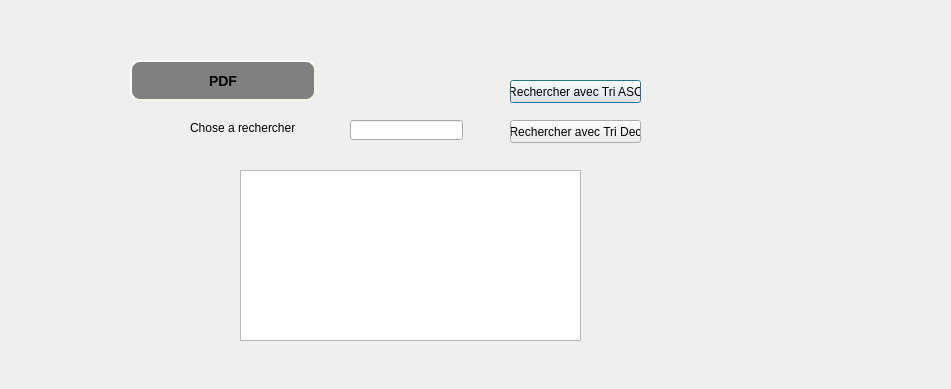
<?xml version="1.0" encoding="UTF-8"?>
<ui version="4.0">
 <class>SecDialog</class>
 <widget class="QDialog" name="SecDialog">
  <property name="geometry">
   <rect>
    <x>0</x>
    <y>0</y>
    <width>951</width>
    <height>389</height>
   </rect>
  </property>
  <property name="windowTitle">
   <string>Dialog</string>
  </property>
  <widget class="QPushButton" name="pushButton">
   <property name="geometry">
    <rect>
     <x>510</x>
     <y>80</y>
     <width>131</width>
     <height>23</height>
    </rect>
   </property>
   <property name="text">
    <string>Rechercher avec Tri ASC</string>
   </property>
  </widget>
  <widget class="QPushButton" name="pushButton_2">
   <property name="geometry">
    <rect>
     <x>510</x>
     <y>120</y>
     <width>131</width>
     <height>23</height>
    </rect>
   </property>
   <property name="text">
    <string>Rechercher avec Tri Dec</string>
   </property>
  </widget>
  <widget class="QLabel" name="label">
   <property name="geometry">
    <rect>
     <x>190</x>
     <y>120</y>
     <width>111</width>
     <height>16</height>
    </rect>
   </property>
   <property name="text">
    <string>Chose a rechercher</string>
   </property>
  </widget>
  <widget class="QPushButton" name="pdf_2">
   <property name="geometry">
    <rect>
     <x>130</x>
     <y>60</y>
     <width>186</width>
     <height>41</height>
    </rect>
   </property>
   <property name="styleSheet">
    <string notr="true">QPushButton#pdf_2 {
    background-color: grey;
    border-style: outset;
    border-width: 2px;
    border-radius: 10px;
    border-color: beige;
    font: bold 14px;
    min-width: 10em;
    padding: 6px;
}</string>
   </property>
   <property name="text">
    <string>PDF</string>
   </property>
  </widget>
  <widget class="QTableView" name="tabclient">
   <property name="geometry">
    <rect>
     <x>240</x>
     <y>170</y>
     <width>341</width>
     <height>171</height>
    </rect>
   </property>
  </widget>
  <widget class="QLineEdit" name="lineEdit_rechachat">
   <property name="geometry">
    <rect>
     <x>350</x>
     <y>120</y>
     <width>113</width>
     <height>20</height>
    </rect>
   </property>
  </widget>
 </widget>
 <resources/>
 <connections/>
</ui>
